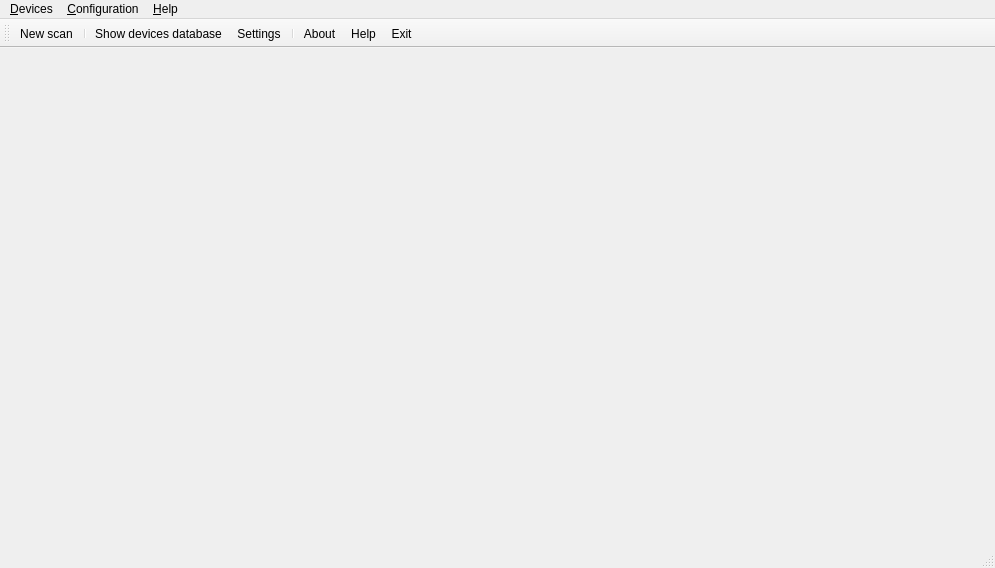
<?xml version="1.0" encoding="UTF-8"?>
<ui version="4.0">
 <author>Mariano Muñoz</author>
 <class>frmMain</class>
 <widget class="QMainWindow" name="frmMain">
  <property name="windowModality">
   <enum>Qt::ApplicationModal</enum>
  </property>
  <property name="geometry">
   <rect>
    <x>0</x>
    <y>0</y>
    <width>995</width>
    <height>568</height>
   </rect>
  </property>
  <property name="cursor">
   <cursorShape>PointingHandCursor</cursorShape>
  </property>
  <property name="windowTitle">
   <string/>
  </property>
  <property name="windowIcon">
   <iconset resource="../images/devicesinlan.qrc">
    <normaloff>:/devicesinlan.png</normaloff>:/devicesinlan.png</iconset>
  </property>
  <property name="toolButtonStyle">
   <enum>Qt::ToolButtonTextUnderIcon</enum>
  </property>
  <widget class="QWidget" name="wdg">
   <layout class="QHBoxLayout" name="horizontalLayout"/>
  </widget>
  <widget class="QMenuBar" name="menuBar">
   <property name="geometry">
    <rect>
     <x>0</x>
     <y>0</y>
     <width>995</width>
     <height>19</height>
    </rect>
   </property>
   <widget class="QMenu" name="menuAyuda">
    <property name="title">
     <string>&amp;Help</string>
    </property>
    <addaction name="actionHelp"/>
    <addaction name="actionReportIssue"/>
    <addaction name="separator"/>
    <addaction name="actionUpdates"/>
    <addaction name="separator"/>
    <addaction name="actionAbout"/>
    <addaction name="separator"/>
    <addaction name="actionExit"/>
   </widget>
   <widget class="QMenu" name="menuConfiguraci_n">
    <property name="title">
     <string>&amp;Configuration</string>
    </property>
    <addaction name="actionSettings"/>
   </widget>
   <widget class="QMenu" name="menuKnown_devices">
    <property name="title">
     <string>&amp;Devices</string>
    </property>
    <addaction name="actionScan"/>
    <addaction name="separator"/>
    <addaction name="actionShowDatabase"/>
    <addaction name="separator"/>
    <addaction name="actionListLoad"/>
    <addaction name="actionListSave"/>
    <addaction name="separator"/>
    <addaction name="actionResetDatabase"/>
   </widget>
   <addaction name="menuKnown_devices"/>
   <addaction name="menuConfiguraci_n"/>
   <addaction name="menuAyuda"/>
  </widget>
  <widget class="QToolBar" name="toolBar">
   <property name="windowTitle">
    <string>toolBar</string>
   </property>
   <property name="iconSize">
    <size>
     <width>24</width>
     <height>24</height>
    </size>
   </property>
   <property name="toolButtonStyle">
    <enum>Qt::ToolButtonIconOnly</enum>
   </property>
   <attribute name="toolBarArea">
    <enum>TopToolBarArea</enum>
   </attribute>
   <attribute name="toolBarBreak">
    <bool>false</bool>
   </attribute>
   <addaction name="actionScan"/>
   <addaction name="separator"/>
   <addaction name="actionShowDatabase"/>
   <addaction name="actionSettings"/>
   <addaction name="separator"/>
   <addaction name="actionAbout"/>
   <addaction name="actionHelp"/>
   <addaction name="actionExit"/>
  </widget>
  <widget class="QStatusBar" name="status"/>
  <action name="actionExit">
   <property name="icon">
    <iconset resource="../images/devicesinlan.qrc">
     <normaloff>:/exit.png</normaloff>:/exit.png</iconset>
   </property>
   <property name="text">
    <string>&amp;Exit</string>
   </property>
   <property name="toolTip">
    <string>Exit</string>
   </property>
   <property name="shortcut">
    <string>Esc</string>
   </property>
  </action>
  <action name="actionAbout">
   <property name="icon">
    <iconset resource="../images/devicesinlan.qrc">
     <normaloff>:/devicesinlan.png</normaloff>:/devicesinlan.png</iconset>
   </property>
   <property name="text">
    <string>&amp;About</string>
   </property>
  </action>
  <action name="actionSettings">
   <property name="icon">
    <iconset resource="../images/devicesinlan.qrc">
     <normaloff>:/configure.png</normaloff>:/configure.png</iconset>
   </property>
   <property name="text">
    <string>&amp;Settings</string>
   </property>
  </action>
  <action name="actionHelp">
   <property name="icon">
    <iconset resource="../images/devicesinlan.qrc">
     <normaloff>:/help.png</normaloff>:/help.png</iconset>
   </property>
   <property name="text">
    <string>&amp;Help</string>
   </property>
   <property name="toolTip">
    <string>Muestra la ayuda del juego</string>
   </property>
   <property name="shortcut">
    <string>F1</string>
   </property>
  </action>
  <action name="actionScan">
   <property name="icon">
    <iconset>
     <normaloff>../images/update.png</normaloff>../images/update.png</iconset>
   </property>
   <property name="text">
    <string>&amp;New scan</string>
   </property>
   <property name="toolTip">
    <string>New scan</string>
   </property>
  </action>
  <action name="actionShowDatabase">
   <property name="icon">
    <iconset resource="../images/devicesinlan.qrc">
     <normaloff>:/database.png</normaloff>:/database.png</iconset>
   </property>
   <property name="text">
    <string>Show &amp;devices database</string>
   </property>
   <property name="toolTip">
    <string>Show devices database</string>
   </property>
  </action>
  <action name="actionResetDatabase">
   <property name="icon">
    <iconset resource="../images/devicesinlan.qrc">
     <normaloff>:/cancel.png</normaloff>:/cancel.png</iconset>
   </property>
   <property name="text">
    <string>&amp;Reset database</string>
   </property>
   <property name="toolTip">
    <string>Reset database</string>
   </property>
  </action>
  <action name="actionUpdates">
   <property name="icon">
    <iconset resource="../images/devicesinlan.qrc">
     <normaloff>:/update.png</normaloff>:/update.png</iconset>
   </property>
   <property name="text">
    <string>&amp;Check for updates</string>
   </property>
   <property name="toolTip">
    <string>Check for updates</string>
   </property>
  </action>
  <action name="actionListLoad">
   <property name="icon">
    <iconset resource="../images/devicesinlan.qrc">
     <normaloff>:/open.png</normaloff>:/open.png</iconset>
   </property>
   <property name="text">
    <string>&amp;Load devices list</string>
   </property>
   <property name="toolTip">
    <string>Load devices list</string>
   </property>
  </action>
  <action name="actionListSave">
   <property name="icon">
    <iconset resource="../images/devicesinlan.qrc">
     <normaloff>:/save.png</normaloff>:/save.png</iconset>
   </property>
   <property name="text">
    <string>&amp;Save devices list</string>
   </property>
   <property name="toolTip">
    <string>Save devices list</string>
   </property>
  </action>
  <action name="actionReportIssue">
   <property name="icon">
    <iconset resource="../images/devicesinlan.qrc">
     <normaloff>:/alarm_clock.png</normaloff>:/alarm_clock.png</iconset>
   </property>
   <property name="text">
    <string>Report an issue</string>
   </property>
   <property name="toolTip">
    <string>Report an issue</string>
   </property>
  </action>
 </widget>
 <resources>
  <include location="../images/devicesinlan.qrc"/>
 </resources>
 <connections>
  <connection>
   <sender>actionExit</sender>
   <signal>triggered()</signal>
   <receiver>frmMain</receiver>
   <slot>close()</slot>
   <hints>
    <hint type="sourcelabel">
     <x>-1</x>
     <y>-1</y>
    </hint>
    <hint type="destinationlabel">
     <x>497</x>
     <y>283</y>
    </hint>
   </hints>
  </connection>
 </connections>
</ui>
